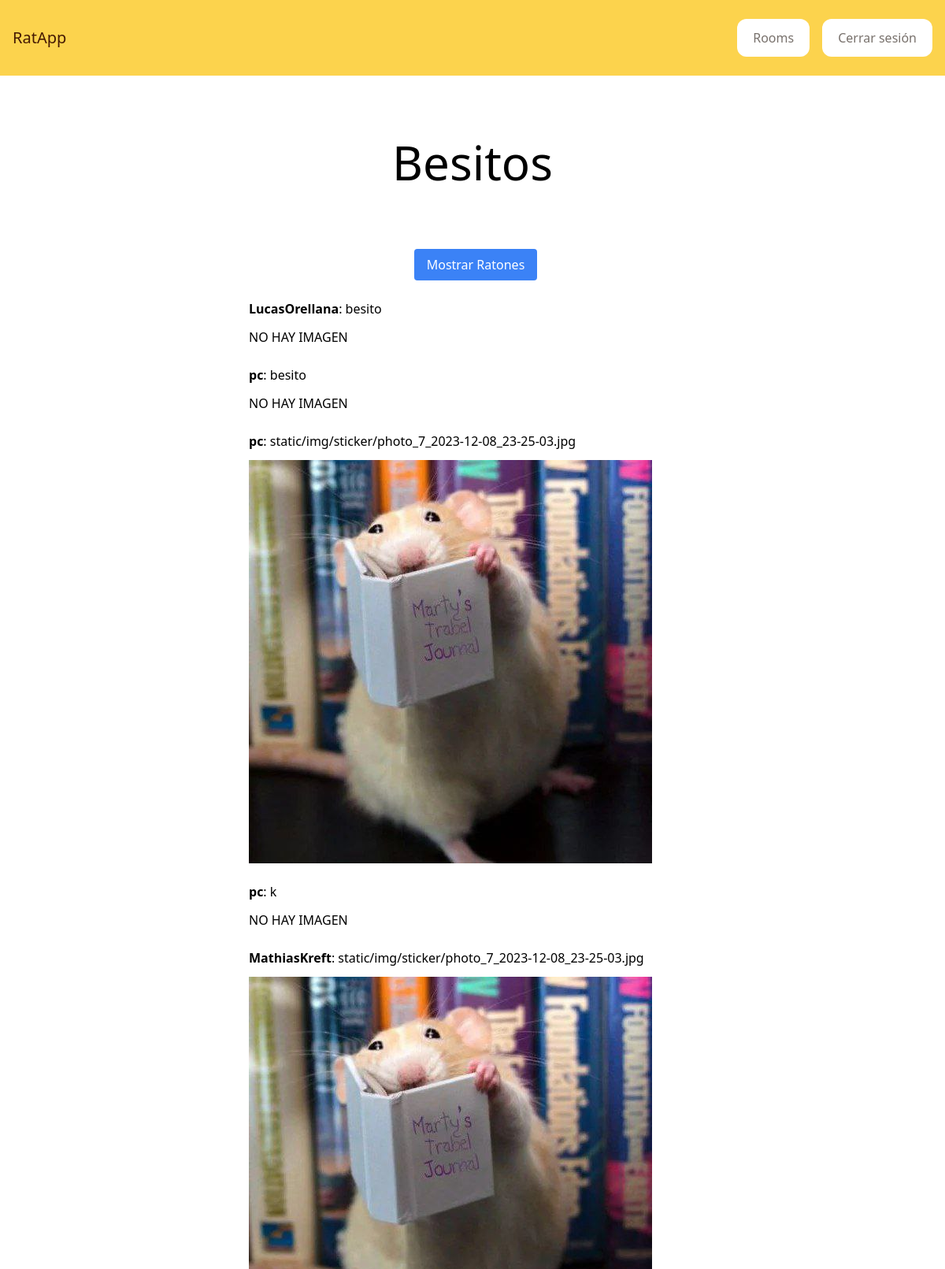
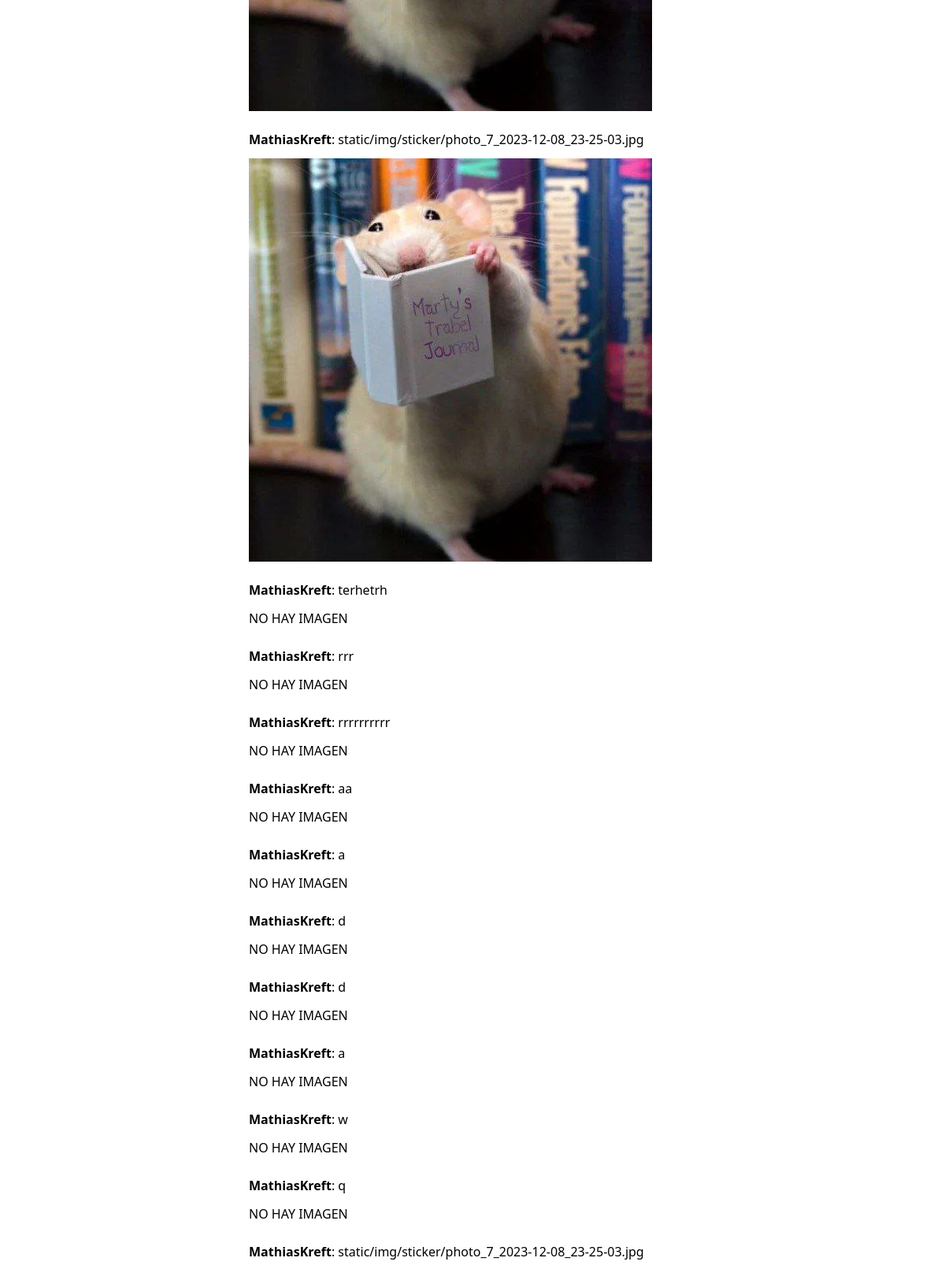
The app's page /besos (signed in, upper part) with its own data (2 pictures, top to bottom).
### ratChat/models.py (models this page shows, shortened)
class RatRoom(models.Model):
    rat = models.ImageField(upload_to='static/img', default='static/img/ratonEscondido.jpg')
    name = models.CharField(max_length=255)
    slug = models.SlugField(unique=True)

class RatMessages(models.Model):
    room = models.ForeignKey(RatRoom, related_name='messages', on_delete=models.CASCADE)
    user = models.ForeignKey(User, related_name='messages', on_delete=models.CASCADE)
    content = models.TextField()
    date_added = models.DateTimeField(auto_now_add=True)
    class Meta:
        ordering = ('date_added',)

### ratChat/views.py (the view)
# urls.py: path('<slug:slug>', views.room, name='room'),
@login_required
def room(request,slug):
    room = RatRoom.objects.get(slug=slug)
    stickers = RatSticker.objects.all()
    rutas = []
    for i in stickers:
        rutas.append(procesar_ruta(str(i.rat)))
    print(rutas)
    try:
        messages = RatMessages.objects.filter(room=room)  # Ajusta según tu consulta
    except ObjectDoesNotExist:
        print("No hay mensajes todavia")
    return render(request, 'room.html', {'room':room , 'messages':messages, 'stickers' : stickers})

### ratChat/views.py (called while the page is built)
def procesar_ruta(ruta):
    if ruta.startswith('static/'):
        return ruta[len('static/'):]
    return ruta

### templates/room.html (shortened to what this page needs)
{% extends 'base.html' %}
{% load static %}
{% block content %}
<div class="p-10 lg:p-20 text-center">
    <h1 class="text-3xl lg:text-6xl text-black">{{ room.name }}</h1>
</div>
<div class="ml-2 relative block">
    <div class="flex flex-column justify-around">
        <button class="bg-blue-500 mb-2 text-white px-4 py-2 rounded focus:outline-none focus:shadow-outline" onclick="toggleBloqueDesplegable()">
            Mostrar Ratones
          </button>
    </div>
  </div>
<div class="lg:w-2/4 mx-4 bg-stone-300 lg:mx-auto p-4 bg-white rounded-xl">
    <div class="chat-messages space-y-3" id="chat-messages">
        {% for m in messages %}
        <b>
            {{ m.user.username }}</b>: {{ m.content }}
            {% with m.content as ruta %}
                {% if ruta|slice:":7" == "static/" %}
                    <img src="{% static ruta|slice:'7:' %}" alt="Imagen">
                {% else %}
                    <div> NO HAY IMAGEN</div>
                {% endif %}
            {% endwith %}
        <br>
        {% endfor %}
    </div>
</div>
{% endblock%}

### templates/base.html (shortened to what this page needs)
<!DOCTYPE html>
<html lang="en">
<head>
  <script src="https://cdn.tailwindcss.com"></script>
</head>
<body class="bg-white">
  <nav class="flex items-center justify-between px-4 py-6 bg-amber-300">
    <div>
      <a href="/" class="text-xl text-amber-950">RatApp</a>
    </div>
    <div class="flex items-center space-x-4">
      {% if request.user.is_authenticated %}
          <a href="rooms" class="px-5 py-3 block rounded-xl bg-white text-stone-500 hover:text-amber-950">Rooms</a>
      <form method="post" action="{% url 'logout' %}">
        <button class=" px-5 py-3 block rounded-xl bg-white text-stone-500 hover:text-amber-950" type="submit">Cerrar sesión</button>
      </form>
      {% else %}
          <a href="login" class="text-white hover:text-gray-200">Log in</a>
          <a href="signup" class="px-5 py-3 rounded-xl text-white bg-amber-600 hover:bg-amber-700">Sign up</a>
      {% endif %}
  </div>
  </nav>
  {% block content %}
  {% endblock%}
</body>
</html>

### records on screen
RatRoom: name "Besitos"
RatMessages: user.username "LucasOrellana", content "besito", shows "NO HAY IMAGEN"
RatMessages: user.username "pc", content "besito", shows "NO HAY IMAGEN"
RatMessages: user.username "pc", content "static/img/sticker/photo_7_2023-12-08_23-25-03.jpg", content (picture)
RatMessages: user.username "pc", content "k", shows "NO HAY IMAGEN"
RatMessages: user.username "MathiasKreft", content "static/img/sticker/photo_7_2023-12-08_23-25-03.jpg", content (picture)
RatMessages: user.username "MathiasKreft", content "static/img/sticker/photo_7_2023-12-08_23-25-03.jpg", content (picture)
RatMessages: user.username "MathiasKreft", content "terhetrh", shows "NO HAY IMAGEN"
RatMessages: user.username "MathiasKreft", content "rrr", shows "NO HAY IMAGEN"
RatMessages: user.username "MathiasKreft", content "rrrrrrrrrr", shows "NO HAY IMAGEN"
RatMessages: user.username "MathiasKreft", content "aa", shows "NO HAY IMAGEN"
RatMessages: user.username "MathiasKreft", content "a", shows "NO HAY IMAGEN"
RatMessages: user.username "MathiasKreft", content "d", shows "NO HAY IMAGEN"
RatMessages: user.username "MathiasKreft", content "d", shows "NO HAY IMAGEN"
RatMessages: user.username "MathiasKreft", content "a", shows "NO HAY IMAGEN"
RatMessages: user.username "MathiasKreft", content "w", shows "NO HAY IMAGEN"
RatMessages: user.username "MathiasKreft", content "q", shows "NO HAY IMAGEN"
RatMessages: user.username "MathiasKreft", content "static/img/sticker/photo_7_2023-12-08_23-25-03.jpg"
